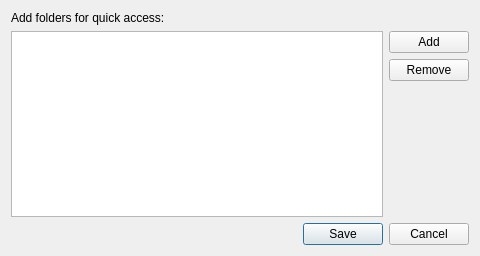
<?xml version="1.0" encoding="UTF-8"?>
<ui version="4.0">
 <class>libraryDialog</class>
 <widget class="QDialog" name="libraryDialog">
  <property name="geometry">
   <rect>
    <x>0</x>
    <y>0</y>
    <width>480</width>
    <height>256</height>
   </rect>
  </property>
  <property name="windowTitle">
   <string>Media libraries</string>
  </property>
  <layout class="QGridLayout" name="gridLayout">
   <item row="0" column="0">
    <widget class="QLabel" name="label">
     <property name="text">
      <string>Add folders for quick access:</string>
     </property>
    </widget>
   </item>
   <item row="1" column="0">
    <widget class="QListWidget" name="folderList"/>
   </item>
   <item row="1" column="1">
    <layout class="QVBoxLayout" name="verticalLayout">
     <item>
      <widget class="QPushButton" name="addBtn">
       <property name="text">
        <string>Add</string>
       </property>
      </widget>
     </item>
     <item>
      <widget class="QPushButton" name="removeBtn">
       <property name="text">
        <string>Remove</string>
       </property>
      </widget>
     </item>
     <item>
      <spacer name="verticalSpacer">
       <property name="orientation">
        <enum>Qt::Vertical</enum>
       </property>
       <property name="sizeHint" stdset="0">
        <size>
         <width>20</width>
         <height>40</height>
        </size>
       </property>
      </spacer>
     </item>
    </layout>
   </item>
   <item row="2" column="0" colspan="2">
    <widget class="QDialogButtonBox" name="buttonBox">
     <property name="orientation">
      <enum>Qt::Horizontal</enum>
     </property>
     <property name="standardButtons">
      <set>QDialogButtonBox::Cancel|QDialogButtonBox::Save</set>
     </property>
    </widget>
   </item>
  </layout>
 </widget>
 <resources/>
 <connections>
  <connection>
   <sender>buttonBox</sender>
   <signal>accepted()</signal>
   <receiver>libraryDialog</receiver>
   <slot>accept()</slot>
   <hints>
    <hint type="sourcelabel">
     <x>248</x>
     <y>254</y>
    </hint>
    <hint type="destinationlabel">
     <x>157</x>
     <y>274</y>
    </hint>
   </hints>
  </connection>
  <connection>
   <sender>buttonBox</sender>
   <signal>rejected()</signal>
   <receiver>libraryDialog</receiver>
   <slot>reject()</slot>
   <hints>
    <hint type="sourcelabel">
     <x>316</x>
     <y>260</y>
    </hint>
    <hint type="destinationlabel">
     <x>286</x>
     <y>274</y>
    </hint>
   </hints>
  </connection>
 </connections>
</ui>
